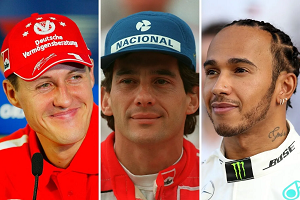
#> input picture pratica-4-5/aula-4/pilotosPequeno.png, 300 x 200 px
$ python 'CCF394 Aula 4 - script 1 imagem 3d.py'
#> lines starting #> are read from the running program, lines starting #| are printed output that depends on the picture
"""
Apresentando pixels 3d
"""

# Import required packages:
import numpy as np
import cv2
from matplotlib import pyplot as plt
#To make the plot, you will need a few more Matplotlib libraries:

from mpl_toolkits.mplot3d import Axes3D
from matplotlib import cm
from matplotlib import colors
#Those libraries provide the functionalities you need for the plot. You want to place each pixel in its location based on its components and color it by its color. OpenCV split() is very handy here; it splits an image into its component channels. These few lines of code split the image and set up the 3D plot:
imagem=cv2.imread("pilotosPequeno.png")
#> imagem is the input picture: shape (200, 300, 3); mean B, G, R 89.5, 100.4, 162.4
scale_percent = 25 # percent of original size
width = int(imagem.shape[1] * scale_percent / 100)
#> width = 75
height = int(imagem.shape[0] * scale_percent / 100)
#> height = 50
dim = (width, height)
#> dim = (75, 50)

# resize image
imagem = cv2.resize(imagem, dim, interpolation = cv2.INTER_AREA)
#> imagem: shape (50, 75, 3)
r, g, b = cv2.split(imagem)
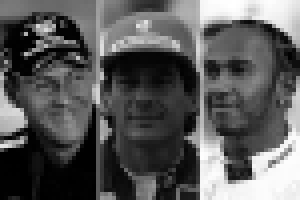
#> r: shape (50, 75) (shown 4 times larger); min 0, max 255, mean 89.5
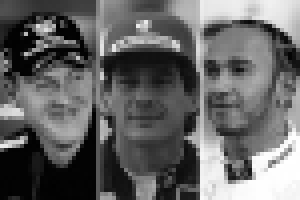
#> g: shape (50, 75) (shown 4 times larger); min 1, max 255, mean 100.4
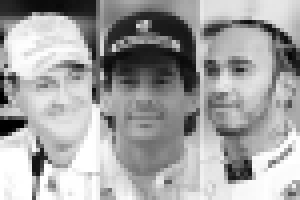
#> b: shape (50, 75) (shown 4 times larger); min 0, max 255, mean 162.4
fig = plt.figure()
axis = fig.add_subplot(1, 1, 1, projection="3d")
#Now that you have set up the plot, you need to set up the pixel colors. In order to color each pixel according to its true color, there’s a bit of reshaping and normalization required. It looks messy, but essentially you need the colors corresponding to every pixel in the image to be flattened into a list and normalized, so that they can be passed to the facecolors parameter of Matplotlib scatter().

#Normalizing just means condensing the range of colors from 0-255 to 0-1 as required for the facecolors parameter. Lastly, facecolors wants a list, not an NumPy array:

pixel_colors = imagem.reshape((np.shape(imagem)[0]*np.shape(imagem)[1], 3))
norm = colors.Normalize(vmin=-1.,vmax=1.)
norm.autoscale(pixel_colors)
pixel_colors = norm(pixel_colors).tolist()
#> pixel_colors = 3750 items, first 6: [0.455, 0.282, 0.137], [0.467, 0.298, 0.137], [0.471, 0.294, 0.133], [0.467, 0.278, 0.118], [0.467, 0.263, 0.0941], [0.451, 0.247, 0.0784]
#Now we have all the components ready for plotting: the pixel positions for each axis and their corresponding colors, in the format facecolors expects. You can build the scatter plot and view it:

axis.scatter(r.flatten(), g.flatten(), b.flatten(), facecolors=pixel_colors, marker=".")
axis.set_xlabel("Red")
axis.set_ylabel("Green")
axis.set_zlabel("Blue")
plt.title("espaço RGB")
plt.show()
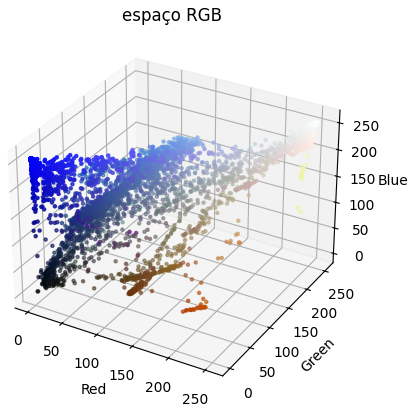
#> figure drawn by matplotlib, 1 panel
#fig.clear()
imagem_hsv = cv2.cvtColor(imagem, cv2.COLOR_BGR2HSV)
#> imagem_hsv: shape (50, 75, 3); mean H, S, V 34.1, 139.7, 172.7
h, s, v = cv2.split(imagem_hsv)
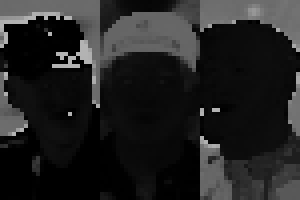
#> h: shape (50, 75) (shown 4 times larger); min 0, max 179, mean 34.1
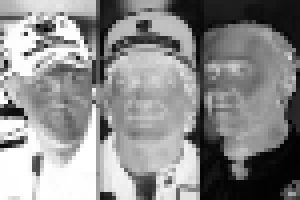
#> s: shape (50, 75) (shown 4 times larger); min 2, max 255, mean 139.7
fig = plt.figure()
axis = fig.add_subplot(1, 1, 1, projection="3d")

axis.scatter(h.flatten(), s.flatten(), v.flatten(), facecolors=pixel_colors, marker=".")
axis.set_xlabel("Hue")
axis.set_ylabel("Saturation")
axis.set_zlabel("Value")
plt.title("espaço HSV")
plt.show()
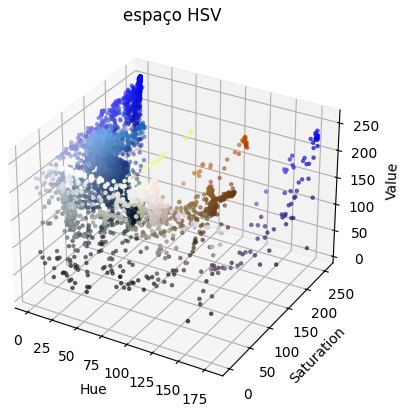
#> figure drawn by matplotlib, 1 panel

$ run again, with pratica-4-5/aula-4/MATIZ.png copied over pratica-4-5/aula-4/pilotosPequeno.png
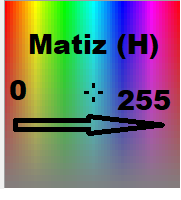
#> input picture pratica-4-5/aula-4/MATIZ.png, 181 x 200 px
#> imagem is the input picture: shape (200, 181, 3); mean B, G, R 124.4, 125.2, 126
#> imagem: shape (50, 45, 3)
#> `r, g, b = cv2.split(imagem)`:
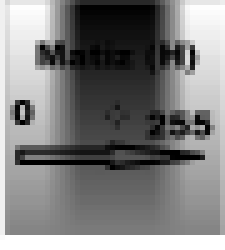
#> b: shape (50, 45) (shown 5 times larger); min 0, max 255, mean 126
#> `pixel_colors = imagem.reshape((np.shape(imagem)[0]*np.shape(imagem)[1]..`: pixel_colors = 2250 rows, first 8: [240, 240, 240], [69, 74, 214], [40, 69, 231], [40, 94, 231], [40, 122, 231], [40, 146, 231], [40, 171, 231], [40, 199, 231]
#> `pixel_colors = norm(pixel_colors).tolist()`: pixel_colors = 2250 items, first 6: [0.941, 0.941, 0.941], [0.271, 0.29, 0.839], [0.157, 0.271, 0.906], [0.157, 0.369, 0.906], [0.157, 0.478, 0.906], [0.157, 0.573, 0.906]
#> imagem_hsv: shape (50, 45, 3); mean H, S, V 80.3, 142.5, 177.7
#> `plt.show()`:
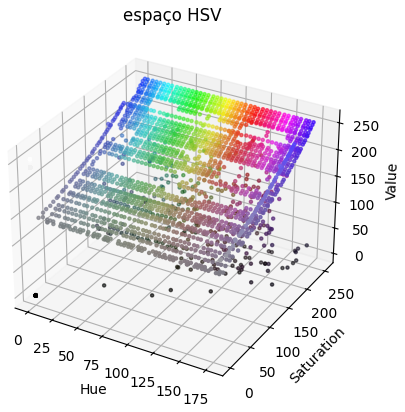
#> figure drawn by matplotlib, 1 panel
